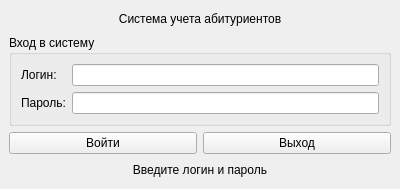
<?xml version="1.0" encoding="UTF-8"?>
<ui version="4.0">
 <class>LoginWindow</class>
 <widget class="QMainWindow" name="LoginWindow">
  <property name="geometry">
   <rect>
    <x>0</x>
    <y>0</y>
    <width>400</width>
    <height>189</height>
   </rect>
  </property>
  <property name="windowTitle">
   <string>Авторизация</string>
  </property>
  <widget class="QWidget" name="centralwidget">
   <layout class="QVBoxLayout" name="verticalLayout">
    <item>
     <widget class="QLabel" name="label">
      <property name="text">
       <string>Система учета абитуриентов</string>
      </property>
      <property name="alignment">
       <set>Qt::AlignmentFlag::AlignCenter</set>
      </property>
     </widget>
    </item>
    <item>
     <widget class="QGroupBox" name="groupBox">
      <property name="title">
       <string>Вход в систему</string>
      </property>
      <layout class="QGridLayout" name="gridLayout">
       <item row="0" column="0">
        <widget class="QLabel" name="label_2">
         <property name="text">
          <string>Логин:</string>
         </property>
        </widget>
       </item>
       <item row="0" column="1">
        <widget class="QLineEdit" name="login_input"/>
       </item>
       <item row="1" column="0">
        <widget class="QLabel" name="label_3">
         <property name="text">
          <string>Пароль:</string>
         </property>
        </widget>
       </item>
       <item row="1" column="1">
        <widget class="QLineEdit" name="password_input">
         <property name="echoMode">
          <enum>QLineEdit::EchoMode::Password</enum>
         </property>
        </widget>
       </item>
      </layout>
     </widget>
    </item>
    <item>
     <layout class="QHBoxLayout" name="horizontalLayout">
      <item>
       <widget class="QPushButton" name="login_btn">
        <property name="text">
         <string>Войти</string>
        </property>
       </widget>
      </item>
      <item>
       <widget class="QPushButton" name="exit_btn">
        <property name="text">
         <string>Выход</string>
        </property>
       </widget>
      </item>
     </layout>
    </item>
    <item>
     <widget class="QLabel" name="status_label">
      <property name="text">
       <string>Введите логин и пароль</string>
      </property>
      <property name="alignment">
       <set>Qt::AlignmentFlag::AlignCenter</set>
      </property>
     </widget>
    </item>
   </layout>
  </widget>
 </widget>
 <resources/>
 <connections/>
</ui>
